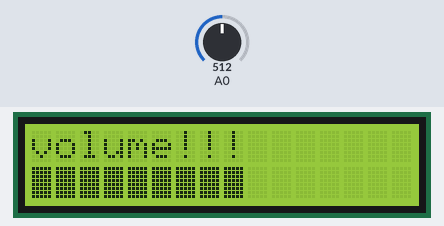
The sketch below on a simulated Arduino Uno, built with avr-gcc and run on an emulated ATmega328P. Shown: 16×2 character LCD. Inputs (shaded band) come from the test bench; at power-on: A0 = 512. What the sketch prints to the serial monitor is not drawn.

Above: at 1.2 s.
1.3 s: A0 set to 716
At 1.8 s:
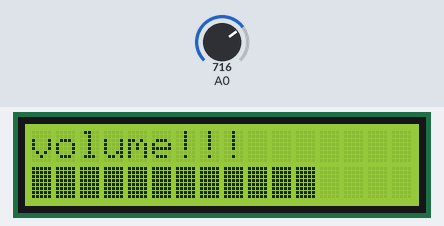
2.8 s: A0 set to 900
At 4.0 s:
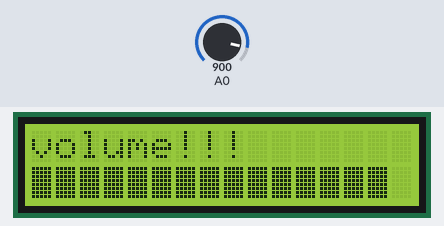
4.3 s: A0 set to 1023
At 5.3 s:
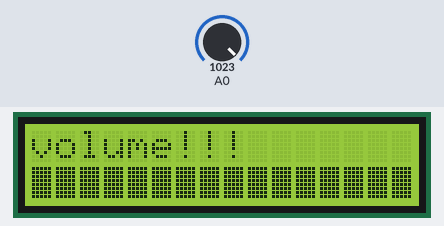
5.8 s: A0 set to 511
At 6.5 s:
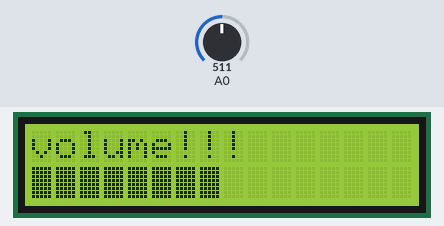
7.3 s: A0 set to 306
At 7.6 s:
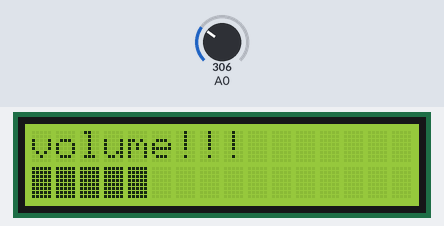
8.8 s: A0 set to 122
At 9.9 s:
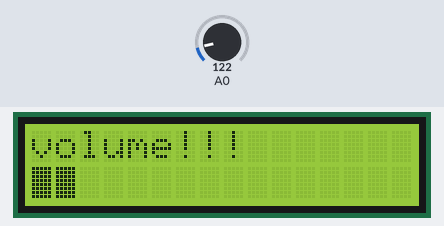
Timing chart, 0 to 9.0 s (numbered marks = the images above; inputs shaded):
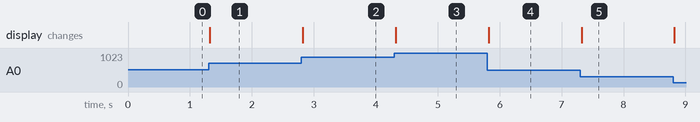

The sketch:

07_volumnControl.ino
```cpp
#include <Wire.h>
#include <LiquidCrystal_I2C.h>

LiquidCrystal_I2C lcd(0x27, 16, 2);

int count = 0;
int old_vol = 0;

void setup(){
  lcd.begin();
  lcd.backlight();
  lcd.print("volume!!!");
  Serial.begin(9600);
}

void loop(){
  int value = analogRead(A0);
  int volume = map(value,0,1023,0,16);
  Serial.println(volume);
  if(volume != old_vol){
    lcd.setCursor(0,1);
    for(int i=0; i<=volume; i++){
     lcd.write(0xFF);
    }
    for(int i=volume; i<16; i++){
     lcd.write(' ');
    }
  }
  old_vol=volume;
}
```

Measured:
- after the input at 1.3 s, the display: changes at once (image 1)
- after the input at 2.8 s, the display: changes at once (image 2)
- after the input at 4.3 s, the display: changes at once (image 3)
- after the input at 5.8 s, the display: changes at once (image 4)
- after the input at 7.3 s, the display: changes at once (image 5)
